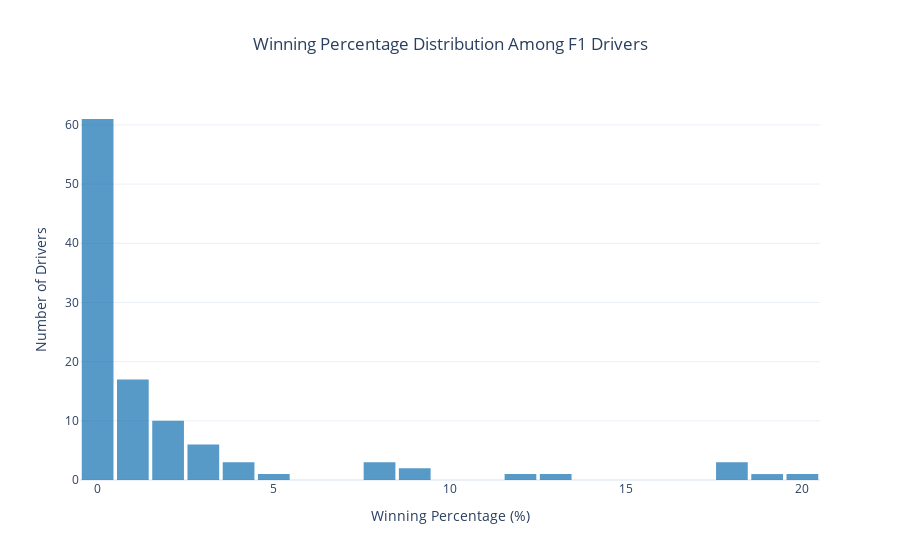

This figure's notebook cell:
### Code cell
import plotly.express as px

# Identify race columns (excluding non-race-related columns)
race_columns = [col for col in df_main.columns if col not in ["Drivers", "Drivers_ID", "Year", "Total Points"]]

# Calculate races participated by counting non-null values in race columns
df_main["Races_Participated"] = df_main[race_columns].notna().sum(axis=1)

# Aggregate data per driver
driver_performance = df_main.groupby("Drivers").agg(
    Total_Points=("Total Points", "sum"),
    Races_Participated=("Races_Participated", "sum")  
).reset_index()

# Define maximum points per race (F1 standard for a win)
max_points_per_race = 26

# Compute winning percentage
driver_performance["Winning_Percentage"] = (
    driver_performance["Total_Points"] / 
    (driver_performance["Races_Participated"] * max_points_per_race)
) * 100

# Ensure valid values (handle potential NaN values)
driver_performance = driver_performance.fillna(0)

# Create an interactive histogram using Plotly
fig = px.histogram(
    driver_performance,
    x="Winning_Percentage",
    nbins=20,
    title="Winning Percentage Distribution Among F1 Drivers",
    labels={"Winning_Percentage": "Winning Percentage (%)", "count": "Number of Drivers"},
    color_discrete_sequence=["#1f77b4"],  # Professional blue color
    opacity=0.75  # Adjust opacity for better visibility
)

# Update layout for clarity and aesthetics
fig.update_layout(
    xaxis_title="Winning Percentage (%)",
    yaxis_title="Number of Drivers",
    bargap=0.1,  # Slight gap between bars for readability
    template="plotly_white",  # Clean, professional theme
    title_x=0.5  # Center the title
)

# Show the plot
fig.show()

### Figure 1 — Plotly figure (JSON) as saved in the notebook; plotly's stock layout.template omitted (floating-point values rounded to 4 significant figures)
{"data": [{"alignmentgroup": "True", "bingroup": "x", "hovertemplate": "Winning Percentage (%)=%{x}<br>count=%{y}<extra></extra>", "legendgroup": "", "marker": {"color": "#1f77b4", "opacity": 0.75, "pattern": {"shape": ""}}, "name": "", "nbinsx": 20, "offsetgroup": "", "orientation": "v", "showlegend": false, "type": "histogram", "x": [0, 0.05061, 0, 1.518, 19.69, 0, 0, 0, 0.1012, 0.5061, 0, 0, 0, 1.957, 0, 0, 0, 0, 0.776, 0, 0, 1.113, 0, 12.94, 0.2024, 0.05784, 0.253, 2.977, 0, 0.1012, 0.07591, 0, 0, 8.097, 1.569, 0.7692, 1.721, 0, 0.01687, 5.466, 0, 0, 0, 0, 0, 0.8453, 2.142, 18.04, 0.2169, 2.47, 3.757, 1.706, 8.816, 0.2699, 0.5061, 9.426, 0, 0, 11.63, 0.5061, 17.59, 0, 0.5173, 1.29, 17.84, 0, 0, 7.777, 0, 4.082, 0, 0.2024, 4.48, 1.265, 2.986, 0, 0.7169, 0, 2.311, 2.996, 0.5145, 0, 0.5398, 0.1687, 0, 0.7465, 2.159, 0.2024, 0, 0, 1.181, 0, 0.3036, 0, 1.991, 7.886, 0.3711, 0.2277, 3.036, 0, 0, 19.24, 0.3036, 0.2024, 2.547, 0.9919, 0, 0.7085, 0.2227, 2.659], "xaxis": "x", "yaxis": "y"}], "layout": {"bargap": 0.1, "barmode": "relative", "legend": {"tracegroupgap": 0}, "title": {"text": "Winning Percentage Distribution Among F1 Drivers", "x": 0.5}, "xaxis": {"anchor": "y", "domain": [0, 1], "title": {"text": "Winning Percentage (%)"}}, "yaxis": {"anchor": "x", "domain": [0, 1], "title": {"text": "Number of Drivers"}}}}
